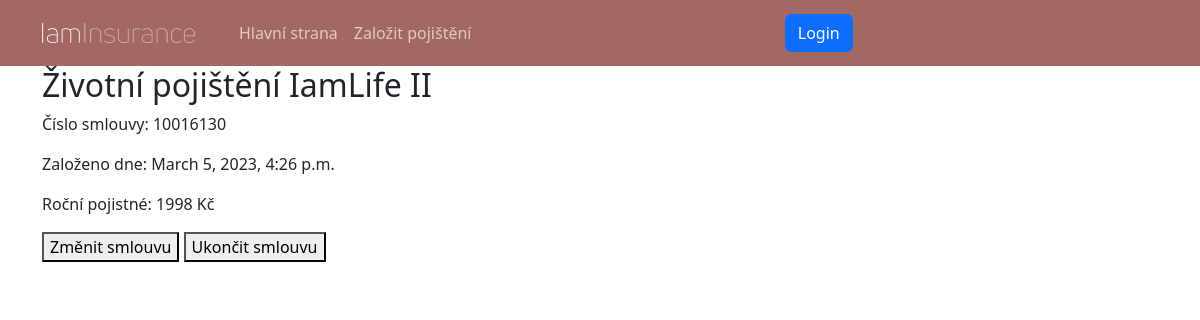
The app's page /muj-ucet/10016130/detail/, older data.
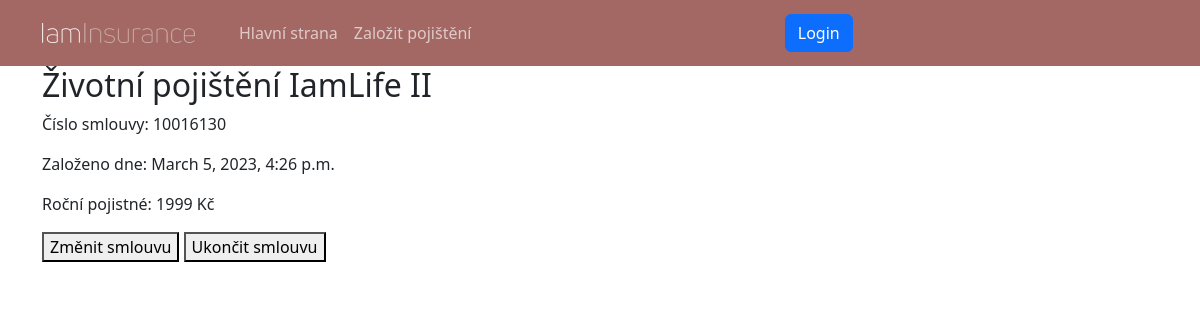
The same page, newer data.
### insurance_app/models.py (models this page shows, shortened)
class Contract(models.Model):
    objects: models.Manager
    product = models.ForeignKey(to=Product, on_delete=models.RESTRICT)
    insured = models.ForeignKey(to=Person, on_delete=models.RESTRICT)
    conclusion_date = models.DateTimeField(auto_now_add=True)
    payment = models.IntegerField()
    @property
    def contract_number(self) -> int:
        return 10_000_001 + self.pk * 127 ** 2
    @staticmethod
    def get_pk_by_contract_number(contract_number):
        return int((contract_number - 10_000_001) / (127 ** 2))

### client_account/views.py (the view, shortened to what this page needs)
# urls.py: path("<int:contract_number>/detail/", views.ContractDetailView.as_view(), name="contract-detail"),
class ContractDetailView(generic.DetailView):
    model = models.Contract
    template_name = template.CONTRACT_DETAIL
    def get_context_data(self, **kwargs):
        context = super().get_context_data(**kwargs)
        context['title'] = self.object.product.name
        return context
    def get_queryset(self):
        queryset = super().get_queryset()
        self.kwargs['pk'] = self.model.get_pk_by_contract_number(self.kwargs.get('contract_number'))
        return queryset

### insurance_app/templates/insurance_app/contract_detail.html (shortened to what this page needs)
{% extends 'main.html' %}
{% block content %}
    <section>
        <p>Číslo smlouvy: {{ object.contract_number }}</p>
        <p>Založeno dne: {{ object.conclusion_date }}</p>
        <p>Roční pojistné: {{ object.payment }} Kč</p>
        <form method="post">
            <button name="edit">Změnit smlouvu</button>
            <button name="delete">Ukončit smlouvu</button>
        </form>
    </section>
{% endblock %}

Row changes from the older to the newer data that the page shows:
changed Contract: payment "1998" → "1999"
